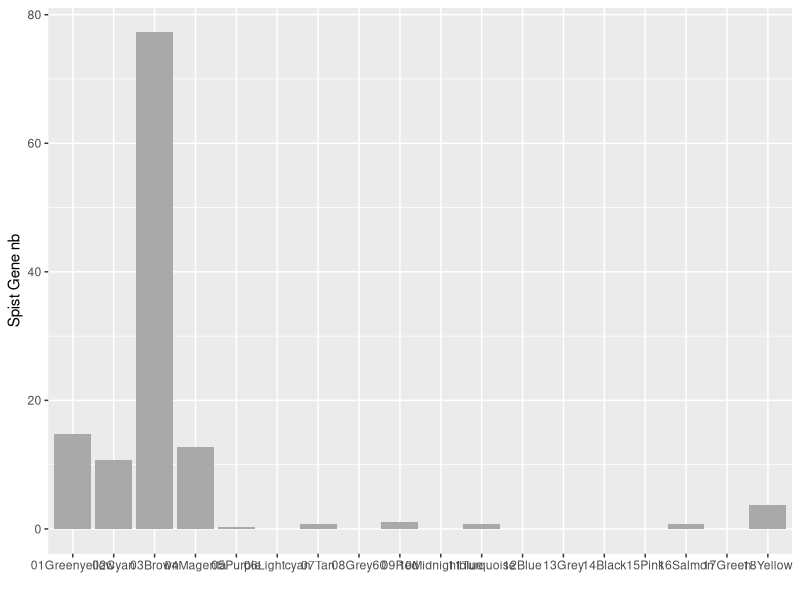
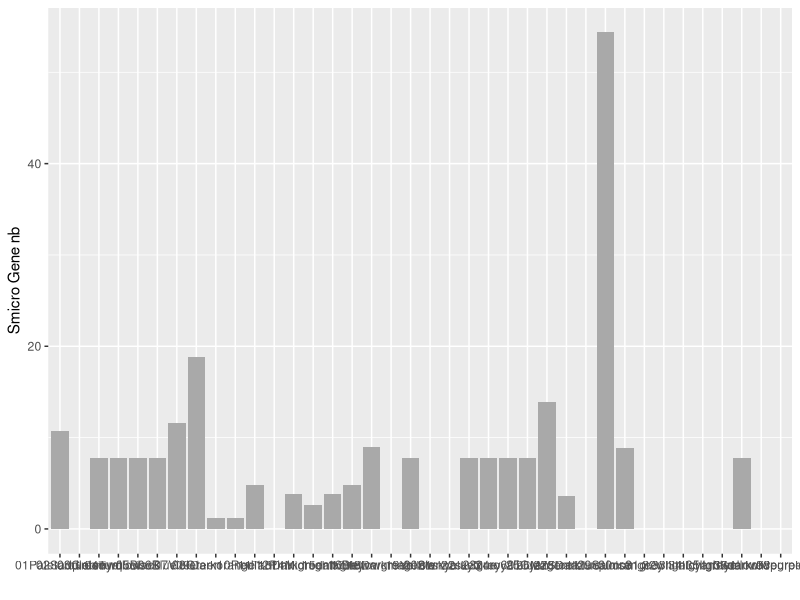

These figures' R source, in order:
##### barplot for each module how many gene are connected to smicro
library("ggplot2")
####
a<-(c("01Greenyellow","02Cyan","03Brown","04Magenta","05Purple","06Lightcyan","07Tan","08Grey60","09Red","10Midnightblue","11Turquoise","12Blue","13Grey","14Black","15Pink","16Salmon","17Green","18Yellow"))
b<-(c(2465,1791,12943,2133,56,0,134,0,191,0,134,0,0,0,0,133,0,616))
b2<-(b/16756)*100 # 25768 new number, only the gene that passed the filtering step
d<-data.frame(a=factor(a),b=as.numeric(b2))


p<-ggplot(data=d, aes(x=a, y=b)) + geom_bar(stat="identity", fill="darkgrey") + 
  xlab("") + ylab("Spist Gene nb")
p 


##### barplot for each module how many gene are connected to spist
a<-(c("01Paleturquoise","02Saddlebrown","03Greenyellow","04Turquoise","05Black","06Blue",
      "07Violet","08Green","09Darkorange","10Red","11Tan","12Pink","13Darkgreen",
      "14Midnightblue","15darkgrey","16Brown","17Yellowgreen","18Darkmagenta","19Yellow","20Sienna",
      "21skyblue3","22skyblue","23grey60","24royalblue","25Cyan","26Magenta","27Steelblue",
      "28Darkturquoise","29Salmon","30orange","31grey","32white","33lightcyan","34lightgreen",
      "35lightyellow","36darkred","37darkolivegreen","38purple"))
b<-(c(3180,0,2299,2299,2299,2299,3433,5552,348,348,1431,
      0,1134,786,1134,1431,2647,0,2299,0,0,2299,2299,2299,2299,4121,
      1054,0,16069,2604,0,0,0,0,0,2299,0,0))
b2<-(b/29557)*100 #new number, only the gene that passed the filtering step

d<-data.frame(a=factor(a),b=as.numeric(b2))
d<-d[order(-d$a),]

p<-ggplot(data=d, aes(x=a, y=b)) + geom_bar(stat="identity", fill="darkgrey") + 
  xlab("") + ylab("Smicro Gene nb")
p # + coord_flip()
